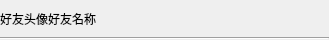
<?xml version="1.0" encoding="UTF-8"?>
<ui version="4.0">
 <class>FriendListItem</class>
 <widget class="QWidget" name="FriendListItem">
  <property name="geometry">
   <rect>
    <x>0</x>
    <y>0</y>
    <width>329</width>
    <height>40</height>
   </rect>
  </property>
  <property name="windowTitle">
   <string>Form</string>
  </property>
  <layout class="QVBoxLayout" name="verticalLayout">
   <property name="spacing">
    <number>0</number>
   </property>
   <property name="leftMargin">
    <number>0</number>
   </property>
   <property name="topMargin">
    <number>0</number>
   </property>
   <property name="rightMargin">
    <number>0</number>
   </property>
   <property name="bottomMargin">
    <number>0</number>
   </property>
   <item>
    <layout class="QHBoxLayout" name="horizontalLayout" stretch="1,10">
     <property name="spacing">
      <number>0</number>
     </property>
     <item>
      <widget class="QLabel" name="lb_image">
       <property name="text">
        <string>好友头像</string>
       </property>
      </widget>
     </item>
     <item>
      <widget class="QLabel" name="lb_friendName">
       <property name="text">
        <string>好友名称</string>
       </property>
      </widget>
     </item>
    </layout>
   </item>
   <item>
    <widget class="Line" name="line">
     <property name="orientation">
      <enum>Qt::Horizontal</enum>
     </property>
    </widget>
   </item>
  </layout>
 </widget>
 <resources/>
 <connections/>
</ui>
